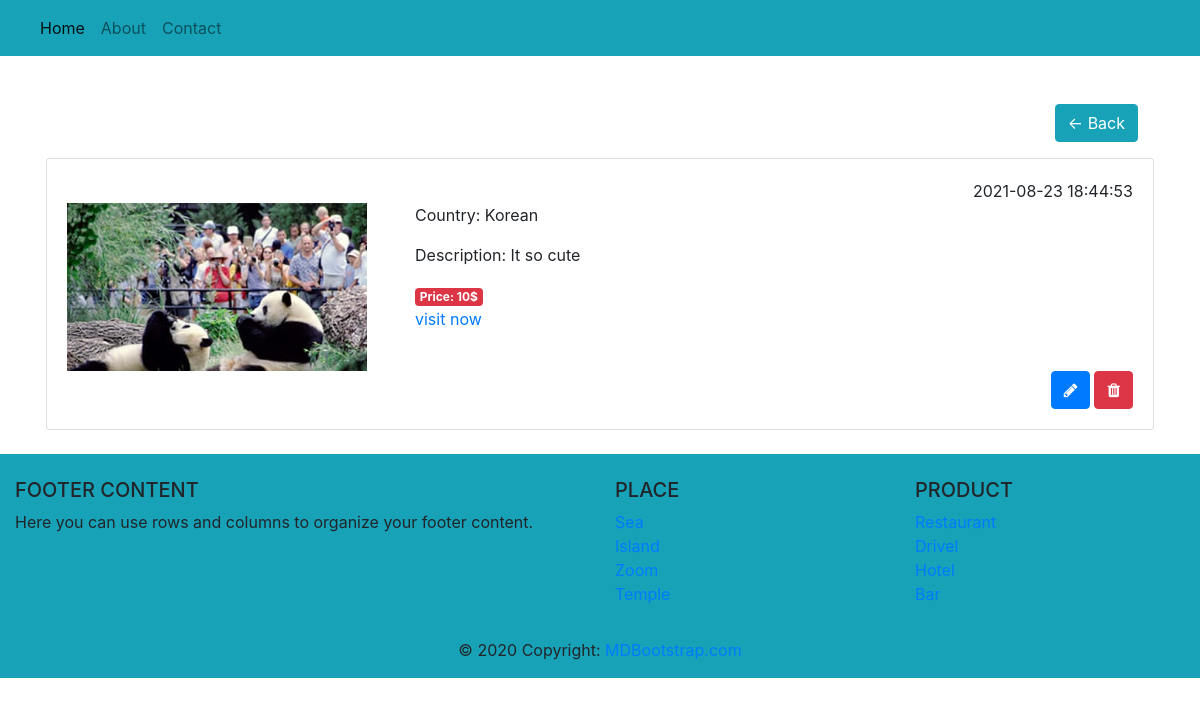
/?page=detail&id=64, run on the app's committed database.
### tables this page shows
CREATE TABLE `post` (
  `post_id` int(11) NOT NULL,
  `image` varchar(200) NOT NULL,
  `description` text NOT NULL,
  `price` int(100) NOT NULL,
  `location` varchar(100) NOT NULL,
  `date` datetime NOT NULL DEFAULT current_timestamp(),
  `user_id` int(11) NOT NULL
);

### database/database.php (called while the page is built, shortened)
<?php
    function db() {
        return new mysqli('localhost','root','','project');
    }
    function getOnePost($id) {
        return db()->query("SELECT * FROM post WHERE post_id = $id");
    }

### pages/detail.php (the view)
<div class="container mt-3 p-3">
    <div class="d-flex justify-content-end p-3">
        <button class="btn btn-info" onclick="window.history.back();">&#8592; Back</button>
        </div>
    <?php
        require_once('database/database.php');
        $id = $_GET['id'];
        $posts = getOnePost($id);
        foreach ($posts as $post):
    ?>
    <div class="card mb-2">
        <div class="card-body">
            <div class="d-flex justify-content-end">
                <span><?= $post['date'] ?></span>
            </div>
            <div class="d-flex">
                <div class="image">
                    <img class="img-fluid" width="300" src="images/<?= $post['image'] ?>" alt="">
                </div>
                <div class="title ml-5">
                    <p class="display-5">Country: <?= $post['location'] ?></p>
                    <p>Description: <?= $post['description'] ?></p>
                    <strong class="badge badge-danger">Price: <?= $post['price'] ?>$</strong>
                    <p><a href="?page=contact">visit now</a></p>
                </div>
            </div>
            <div class="d-flex justify-content-end">
                <a href="process/edit.php?id=<?= $post['post_id'] ?>" class="btn btn-primary mr-1"><i class="fa fa-pencil"></i></a>
                <a href="process/remove.php?id=<?= $post['post_id'] ?>" class="btn btn-danger"><i class="fa fa-trash"></i></a>
            </div>
        </div>
    </div>
    <?php endforeach; ?>
</div>

### data on the page
post: date "2021-08-23 18:44:53", image (picture), location "Korean", description "It so cute", price "10"
